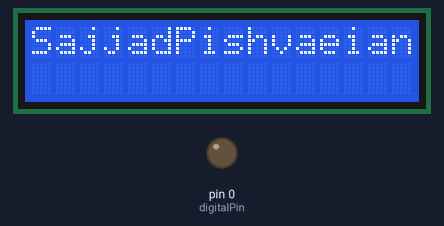
The sketch below on a simulated Arduino Uno, built with avr-gcc and run on an emulated ATmega328P. On the bench: 16×2 character LCD, output pins drawn as LEDs (lit = HIGH).

Above: at 0.1 s.
At 5.1 s:
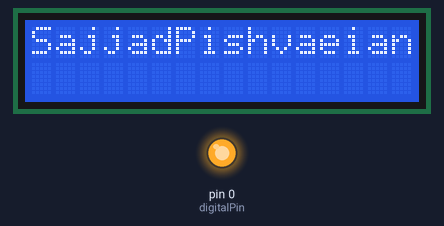
Timing chart, 0 to 129.6 s (numbered marks = the images above):
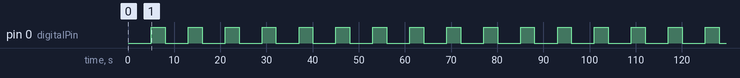

The sketch:

Blink_LED.ino
```cpp
#include <LiquidCrystal.h>
const int rs = 12, en = 11, d4 = 5, d5 = 4, d6 = 3, d7 = 2;
LiquidCrystal lcd(rs, en, d4, d5, d6, d7);
int digitalPin = 0;

void setup() {
  lcd.begin(16, 2);
  lcd.print("SajjadPishvaeian9531015");

  pinMode(digitalPin, OUTPUT);
}

void loop() {
  digitalWrite(digitalPin, LOW);
  delay(5000);
  digitalWrite(digitalPin, HIGH);
  delay(3000);
}
```

Measured:
- by itself, pin 0 (digitalPin): alternates HIGH for 3.0 s and LOW for 5.0 s
